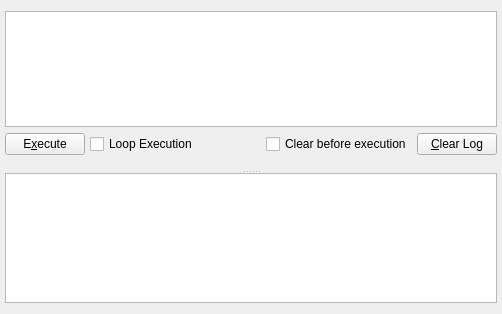
<?xml version="1.0" encoding="UTF-8"?>
<ui version="4.0">
 <class>LuaController</class>
 <widget class="QWidget" name="LuaController">
  <property name="geometry">
   <rect>
    <x>0</x>
    <y>0</y>
    <width>502</width>
    <height>314</height>
   </rect>
  </property>
  <property name="windowTitle">
   <string>Form</string>
  </property>
  <layout class="QVBoxLayout">
   <property name="leftMargin">
    <number>5</number>
   </property>
   <property name="rightMargin">
    <number>5</number>
   </property>
   <item>
    <widget class="QSplitter" name="splitter">
     <property name="frameShape">
      <enum>QFrame::NoFrame</enum>
     </property>
     <property name="orientation">
      <enum>Qt::Vertical</enum>
     </property>
     <property name="handleWidth">
      <number>2</number>
     </property>
     <widget class="QWidget" name="w_LuaScript" native="true">
      <layout class="QGridLayout">
       <property name="leftMargin">
        <number>0</number>
       </property>
       <property name="topMargin">
        <number>0</number>
       </property>
       <property name="rightMargin">
        <number>0</number>
       </property>
       <property name="bottomMargin">
        <number>15</number>
       </property>
       <property name="horizontalSpacing">
        <number>5</number>
       </property>
       <item row="1" column="0">
        <widget class="QPushButton" name="m_executeButton">
         <property name="statusTip">
          <string>Clicking this button will execute the current code in the script window</string>
         </property>
         <property name="text">
          <string>E&amp;xecute</string>
         </property>
        </widget>
       </item>
       <item row="1" column="1">
        <widget class="QCheckBox" name="m_runLoop">
         <property name="statusTip">
          <string>If checked the code in the script window will be repeated indefinitely until an error in the script occured</string>
         </property>
         <property name="text">
          <string>Loop Execution</string>
         </property>
        </widget>
       </item>
       <item row="1" column="2">
        <spacer>
         <property name="orientation">
          <enum>Qt::Horizontal</enum>
         </property>
         <property name="sizeHint" stdset="0">
          <size>
           <width>10</width>
           <height>23</height>
          </size>
         </property>
        </spacer>
       </item>
       <item row="1" column="3">
        <widget class="QCheckBox" name="m_clearOnExecute">
         <property name="sizePolicy">
          <sizepolicy hsizetype="MinimumExpanding" vsizetype="Fixed">
           <horstretch>0</horstretch>
           <verstretch>0</verstretch>
          </sizepolicy>
         </property>
         <property name="statusTip">
          <string>If checked the output window will be cleared before each execution a script</string>
         </property>
         <property name="text">
          <string>Clear before execution</string>
         </property>
        </widget>
       </item>
       <item row="1" column="4">
        <widget class="QPushButton" name="m_clearLog">
         <property name="statusTip">
          <string>Clicking this button will clear the output window</string>
         </property>
         <property name="text">
          <string>&amp;Clear Log</string>
         </property>
        </widget>
       </item>
       <item row="0" column="0" colspan="5">
        <widget class="QFrame" name="frame">
         <property name="frameShape">
          <enum>QFrame::StyledPanel</enum>
         </property>
         <layout class="QHBoxLayout">
          <property name="margin">
           <number>0</number>
          </property>
          <item>
           <widget class="TextEdit" name="m_scriptEditor">
            <property name="statusTip">
             <string>Lua script code specified in this window can be executed by clicking on the execute button</string>
            </property>
            <property name="frameShape">
             <enum>QFrame::NoFrame</enum>
            </property>
           </widget>
          </item>
         </layout>
        </widget>
       </item>
      </layout>
     </widget>
     <widget class="QFrame" name="frmScriptLog">
      <property name="frameShape">
       <enum>QFrame::StyledPanel</enum>
      </property>
      <property name="frameShadow">
       <enum>QFrame::Sunken</enum>
      </property>
      <layout class="QHBoxLayout">
       <property name="margin">
        <number>0</number>
       </property>
       <item>
        <widget class="QTextEdit" name="m_scriptLog">
         <property name="statusTip">
          <string>Output window showing all data printed to the standard output</string>
         </property>
         <property name="frameShape">
          <enum>QFrame::NoFrame</enum>
         </property>
         <property name="tabChangesFocus">
          <bool>true</bool>
         </property>
         <property name="documentTitle">
          <string>Standard Ouput</string>
         </property>
         <property name="undoRedoEnabled">
          <bool>false</bool>
         </property>
         <property name="readOnly">
          <bool>true</bool>
         </property>
        </widget>
       </item>
      </layout>
     </widget>
    </widget>
   </item>
  </layout>
 </widget>
 <customwidgets>
  <customwidget>
   <class>TextEdit</class>
   <extends>QTextEdit</extends>
   <header location="global">EditorLib/TextEdit.h</header>
  </customwidget>
 </customwidgets>
 <resources/>
 <connections>
  <connection>
   <sender>m_runLoop</sender>
   <signal>toggled(bool)</signal>
   <receiver>m_executeButton</receiver>
   <slot>setDisabled(bool)</slot>
   <hints>
    <hint type="sourcelabel">
     <x>129</x>
     <y>167</y>
    </hint>
    <hint type="destinationlabel">
     <x>46</x>
     <y>165</y>
    </hint>
   </hints>
  </connection>
 </connections>
</ui>
